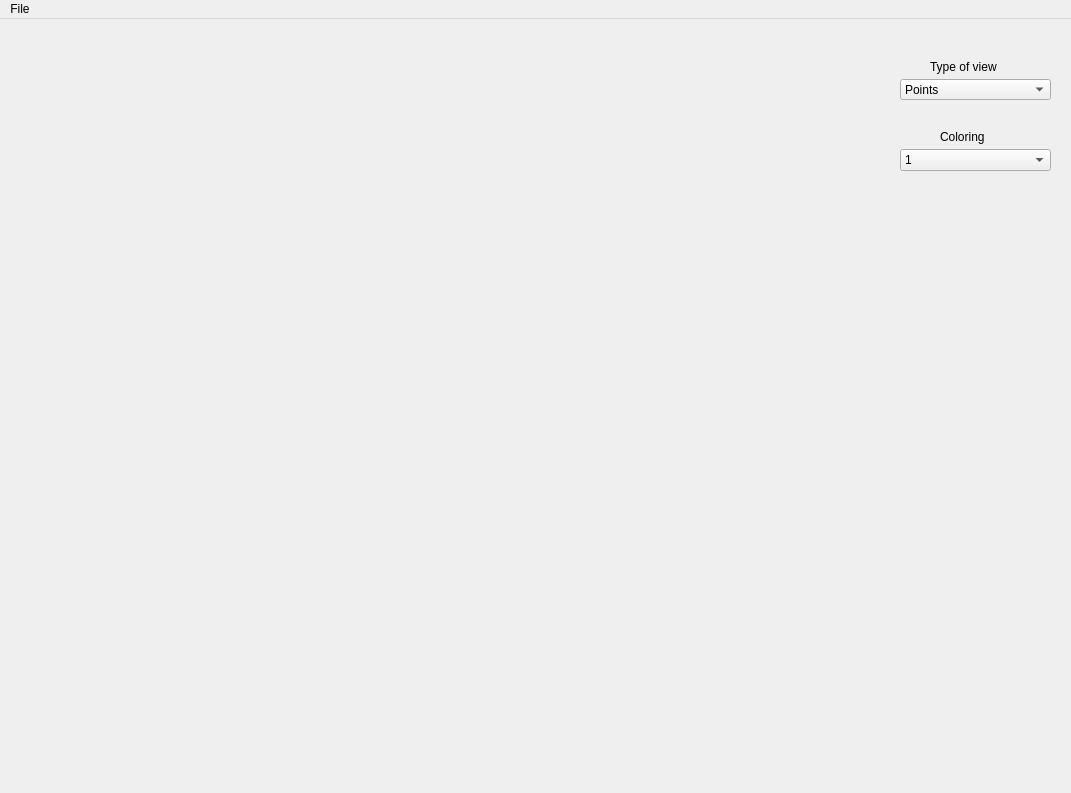
<?xml version="1.0" encoding="UTF-8"?>
<ui version="4.0">
 <class>MainWindow</class>
 <widget class="QMainWindow" name="MainWindow">
  <property name="geometry">
   <rect>
    <x>0</x>
    <y>0</y>
    <width>1071</width>
    <height>793</height>
   </rect>
  </property>
  <property name="windowTitle">
   <string>MainWindow</string>
  </property>
  <widget class="QWidget" name="centralWidget">
   <widget class="GLWidget" name="widget" native="true">
    <property name="geometry">
     <rect>
      <x>20</x>
      <y>20</y>
      <width>861</width>
      <height>711</height>
     </rect>
    </property>
    <property name="mouseTracking">
     <bool>true</bool>
    </property>
   </widget>
   <widget class="QComboBox" name="comboBox">
    <property name="geometry">
     <rect>
      <x>900</x>
      <y>60</y>
      <width>151</width>
      <height>21</height>
     </rect>
    </property>
    <item>
     <property name="text">
      <string>Points</string>
     </property>
    </item>
    <item>
     <property name="text">
      <string>Surface</string>
     </property>
    </item>
    <item>
     <property name="text">
      <string>Surface with Edges</string>
     </property>
    </item>
    <item>
     <property name="text">
      <string>Wireframe</string>
     </property>
    </item>
   </widget>
   <widget class="QLabel" name="label">
    <property name="geometry">
     <rect>
      <x>930</x>
      <y>40</y>
      <width>81</width>
      <height>16</height>
     </rect>
    </property>
    <property name="text">
     <string>Type of view</string>
    </property>
   </widget>
   <widget class="QLabel" name="label_2">
    <property name="geometry">
     <rect>
      <x>940</x>
      <y>110</y>
      <width>53</width>
      <height>16</height>
     </rect>
    </property>
    <property name="text">
     <string>Coloring</string>
    </property>
   </widget>
   <widget class="QComboBox" name="comboBox_2">
    <property name="geometry">
     <rect>
      <x>900</x>
      <y>130</y>
      <width>151</width>
      <height>22</height>
     </rect>
    </property>
    <item>
     <property name="text">
      <string>1</string>
     </property>
    </item>
    <item>
     <property name="text">
      <string>2</string>
     </property>
    </item>
   </widget>
  </widget>
  <widget class="QMenuBar" name="menuBar">
   <property name="geometry">
    <rect>
     <x>0</x>
     <y>0</y>
     <width>1071</width>
     <height>26</height>
    </rect>
   </property>
   <widget class="QMenu" name="menuFile">
    <property name="title">
     <string>File</string>
    </property>
    <addaction name="actionOpen"/>
   </widget>
   <addaction name="menuFile"/>
  </widget>
  <action name="actionOpen">
   <property name="text">
    <string>Open</string>
   </property>
  </action>
 </widget>
 <layoutdefault spacing="6" margin="11"/>
 <customwidgets>
  <customwidget>
   <class>GLWidget</class>
   <extends>QWidget</extends>
   <header>glwidget.h</header>
   <container>1</container>
  </customwidget>
 </customwidgets>
 <resources/>
 <connections/>
</ui>
